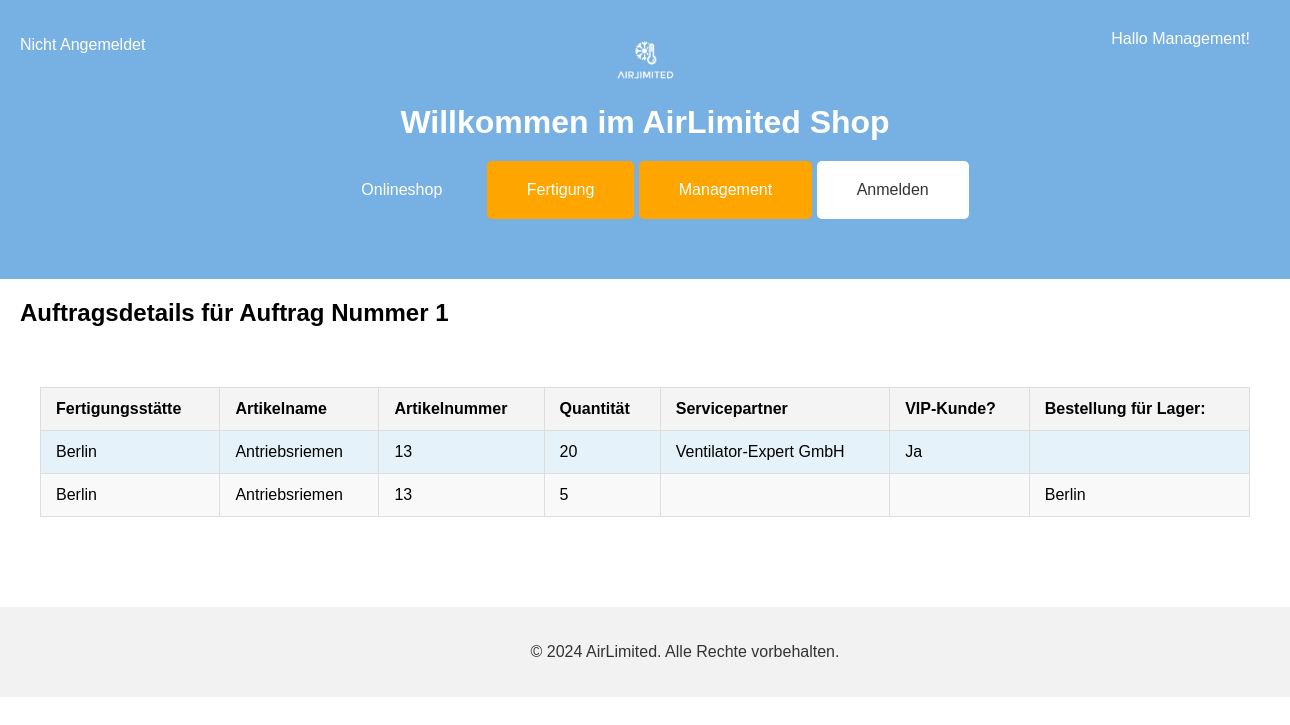
The page /auftragsdetails.php?AuftragsNr=1 on the database its author committed.
### tables this page shows
CREATE TABLE IF NOT EXISTS `gehoert_zu` (
  `AuftragsNr` int(11) NOT NULL,
  `BestellNr` int(11) NOT NULL,
  `Quantitaet` int(11) DEFAULT NULL,
  `Versandt` varchar(5) DEFAULT 'Nein',
  PRIMARY KEY (`AuftragsNr`,`BestellNr`),
  KEY `gehört_zu_BestellNr` (`BestellNr`),
  CONSTRAINT `gehört_zu_AuftragsNr` FOREIGN KEY (`AuftragsNr`) REFERENCES `auftrag` (`AuftragsNr`) ON DELETE NO ACTION ON UPDATE NO ACTION,
  CONSTRAINT `gehört_zu_BestellNr` FOREIGN KEY (`BestellNr`) REFERENCES `bestellung` (`BestellNr`) ON DELETE NO ACTION ON UPDATE NO ACTION
);

CREATE TABLE IF NOT EXISTS `fertigung` (
  `FertigungsNr` int(11) NOT NULL AUTO_INCREMENT,
  `Straße` varchar(50) DEFAULT NULL,
  `HausNr` int(11) DEFAULT NULL,
  `PLZ` varchar(50) DEFAULT NULL,
  `Stadt` varchar(50) DEFAULT NULL,
  `Land` varchar(50) DEFAULT NULL,
  `TelefonNr` varchar(50) DEFAULT NULL,
  `Passwort` int(11) DEFAULT NULL,
  PRIMARY KEY (`FertigungsNr`)
);

CREATE TABLE IF NOT EXISTS `sku` (
  `SKUNr` int(11) NOT NULL AUTO_INCREMENT,
  `Name` varchar(20) NOT NULL,
  `Standardlosgroeße` int(11) NOT NULL DEFAULT 0,
  `Laenge` float DEFAULT NULL,
  `Breite` float DEFAULT NULL,
  `Hoehe` float DEFAULT NULL,
  `Gewicht` float DEFAULT NULL,
  `Beschreibung` varchar(200) DEFAULT NULL,
  `Preis` float DEFAULT NULL,
  `Foto` varchar(50) DEFAULT NULL,
  `Art` varchar(50) DEFAULT NULL,
  `Verfuegbarkeit` varchar(50) DEFAULT NULL,
  `Fertigungsanweisungen` varchar(50) DEFAULT NULL,
  PRIMARY KEY (`SKUNr`)
);

CREATE TABLE IF NOT EXISTS `auftrag` (
  `AuftragsNr` int(11) NOT NULL AUTO_INCREMENT,
  `Auftragsdatum` datetime DEFAULT NULL,
  `Status` varchar(50) DEFAULT 'In Auftrag',
  `Enddatum` datetime DEFAULT NULL,
  `FertigungsNr` int(11) DEFAULT NULL,
  `SKUNr` int(11) NOT NULL,
  `Reihenfolge` int(11) DEFAULT NULL,
  PRIMARY KEY (`AuftragsNr`),
  KEY `auftrag SKUNr1` (`SKUNr`),
  KEY `auftrag FertigungsNr` (`FertigungsNr`),
  KEY `Reihenfolge` (`Reihenfolge`),
  CONSTRAINT `auftrag FertigungsNr` FOREIGN KEY (`FertigungsNr`) REFERENCES `fertigung` (`FertigungsNr`) ON DELETE NO ACTION ON UPDATE NO ACTION,
  CONSTRAINT `auftrag SKUNr1` FOREIGN KEY (`SKUNr`) REFERENCES `sku` (`SKUNr`) ON DELETE NO ACTION ON UPDATE NO ACTION
);

CREATE TABLE IF NOT EXISTS `servicepartner` (
  `ServicepartnerNr` int(11) NOT NULL AUTO_INCREMENT,
  `Firmenname` varchar(50) DEFAULT NULL,
  `Nachname Kontaktperson` varchar(50) DEFAULT NULL,
  `Vorname Kontaktperson` varchar(50) DEFAULT NULL,
  `Straße` varchar(50) DEFAULT NULL,
  `HausNr` int(11) DEFAULT NULL,
  `Stadt` varchar(50) DEFAULT NULL,
  `PLZ` varchar(50) DEFAULT NULL,
  `Land` varchar(50) DEFAULT NULL,
  `TelefonNr` varchar(50) DEFAULT NULL,
  `E-Mail` varchar(50) DEFAULT NULL,
  `VIPKunde` varchar(5) DEFAULT 'Nein',
  `Passwort` int(11) DEFAULT NULL,
  PRIMARY KEY (`ServicepartnerNr`)
);

CREATE TABLE IF NOT EXISTS `lager` (
  `LagerNr` int(11) NOT NULL AUTO_INCREMENT,
  `Lagerstandort` varchar(50) DEFAULT NULL,
  `Straße` varchar(50) DEFAULT NULL,
  `HausNr` int(11) DEFAULT NULL,
  `PLZ` varchar(50) DEFAULT NULL,
  `Land` varchar(50) DEFAULT NULL,
  `Verantwortlicher Vormane` varchar(50) DEFAULT NULL,
  `Verantwortlicher Nachname` varchar(50) DEFAULT NULL,
  `TelefonNr` varchar(50) DEFAULT NULL,
  `Passwort` int(11) DEFAULT NULL,
  PRIMARY KEY (`LagerNr`)
);

### db_class.php (called while the page is built, shortened)
<?php
class DBConnector
{
	private $database = null;
	public function connect()
	{
		$this->database = mysqli_connect(DB_HOST, DB_USER, DB_PASSWORD) or die('Verbindung schlug fehl: '.mysqli_error($this->database));
		mysqli_select_db($this->database, DB_NAME) or die('Verbindung schlug fehl: '.mysqli_error($this->database));
		mysqli_query($this->database, "SET CHARSET 'utf8'") or die('Verbindung schlug fehl: '.mysqli_error($this->database));
		mysqli_query($this->database, "SET NAMES 'UTF8'") or die('Verbindung schlug fehl: '.mysqli_error($this->database));
	}
	static public function fetchEntity($QueryResult)
	{
		return mysqli_fetch_object($QueryResult);
	}
	static public function fetchEntityArray($QueryResult)
	{
		$result = array();
		while( $item = DBConnector::fetchEntity($QueryResult) )
			$result[] = $item;
		return $result;
	}
	public function query($Query)
	{
		$result = mysqli_query($this->database, $Query);
		return $result;
	}
	public function getEntityArray($Query)
	{
		$result = $this->query($Query);
		if( $result )
			return $this->fetchEntityArray($result);
		else
			return false;
	}
}
?>

### auftragsdetails.php (the view, shortened to what this page needs)
<?php
    if (isset($_SESSION['userType']) && isset($_SESSION['userID'])) {
        $userType = $_SESSION['userType'];
        $userID = $_SESSION['userID'];
        $userTypeText = "Angemeldet als: " . $userType . " ";
        $userIDText = $userID . "<br>";
    } else {
        $userTypeText = "Nicht Angemeldet". "<br>";
    }
    require_once "db_class.php";
    $DBServer   = 'localhost';
	$DBHost     = 'airlimited';
	$DBUser     = 'root';
	$DBPassword = '';
	$db = new DBConnector($DBServer, $DBHost, $DBUser, $DBPassword);
	$db->connect();
    if (isset($_GET['AuftragsNr'])) {
        $auftragsNr = (int)$_GET['AuftragsNr'];
        $query = 'SELECT fertigung.Stadt, sku.Name, auftrag.SKUNr, gehoert_zu.Quantitaet, servicepartner.Firmenname, lager.Lagerstandort, servicepartner.VIPKunde, lager.Lagerstandort
        FROM gehoert_zu
        LEFT JOIN bestellung ON gehoert_zu.BestellNr = bestellung.BestellNr
        LEFT JOIN auftrag ON gehoert_zu.AuftragsNr = auftrag.AuftragsNr
        LEFT JOIN sku ON auftrag.SKUNr = sku.SKUNr
        LEFT JOIN servicepartner ON bestellung.ServicepartnerNr = servicepartner.ServicepartnerNr
        LEFT JOIN lager ON bestellung.LagerNr = lager.LagerNr
        LEFT JOIN fertigung ON auftrag.FertigungsNr = fertigung.FertigungsNr
        WHERE gehoert_zu.AuftragsNr = ' . $auftragsNr;
        $result = $db->getEntityArray($query);
    }
?>
<!DOCTYPE html>
<html lang="de">
<head>
    <link rel="stylesheet" href="styles.css">
</head>
<body>
   <header>
        <div class="logo">
            <img src="logo.png" alt="AirLimited Logo">
        </div>
        <h1>Willkommen im AirLimited Shop</h1>
        <nav>
            <button onclick="window.location.href='onlineshop.php'">Onlineshop</button>
            <button onclick="window.location.href='fertigung.php'" class="fertigung-btn">Fertigung</button>
            <button onclick="window.location.href='management.php'" class="management-btn">Management</button>
            <button onclick="window.location.href='index.php'" class="login-btn">Anmelden</button>
        </nav>
        <div class="account-buttons">
            <button onclick="window.location.href='management.php'">Hallo Management!</button>
        </div>
        <div class="meine-logindaten">
        <p>
            <?php
                echo $userTypeText;
            ?>
        </p>
    </div>
    </header>
<h2>Auftragsdetails für Auftrag Nummer  <?php echo( $auftragsNr)  ?> </h2>
<main>
    <table>
        <thead>
            <tr>
                <th>Fertigungsstätte</th>
                <th>Artikelname</th>
                <th>Artikelnummer</th>
                <th>Quantität</th>
                <th>Servicepartner</th>
                <th>VIP-Kunde?</th>
                <th>Bestellung für Lager:</th>
            </tr>
        </thead>
        <tbody>
            <?php
            if ($result) {
                foreach ($result as $auftrag) {
                    echo '<tr>';
                    echo '<td>' . $auftrag->Stadt . '</td>';
                    echo '<td>' . $auftrag->Name . '</td>';
                    echo '<td>' . $auftrag->SKUNr . '</td>';
                    echo '<td>' . $auftrag->Quantitaet . '</td>';
                    echo '<td>' . $auftrag->Firmenname . '</td>';
                    echo '<td>' . $auftrag->VIPKunde . '</td>';
                    echo '<td>' . $auftrag->Lagerstandort . '</td>';
                    echo '</tr>';
                }
            } else {
                echo '<tr><td colspan="7">Keine Bestellungen gefunden.</td></tr>';
            }
            ?>
        </tbody>
    </table>
</main>
<footer>
    <p>&copy; 2024 AirLimited. Alle Rechte vorbehalten.</p>
</footer>
</body>
</html>

### styles.css (style rules this page uses)
body { font-family: Arial, sans-serif; margin: 0; padding: 0; }
header { background-color: #77b0e3; color: white; padding: 40px; display: flex; flex-direction: column; align-items: center; }
header h1 { margin: 0; margin-top: 20px; }
h2 { text-align: left; margin-left: 20px; margin-top: 20px; margin-bottom: 20px; }
.logo img { height: 40px; }
nav { margin-top: 20px; }
nav button { margin-bottom: 20px; background-color: #77b0e3; border: none; color: white; padding: 20px 40px; text-align: center; text-decoration: none; display: inline-block; font-size: 16px; cursor: pointer; border-radius: 5px; }
.login-btn { background-color: white; color: #333; }
.management-btn, .fertigung-btn { background-color: #ffa500; }
.account-buttons { position: absolute; top: 20px; right: 20px; }
.account-buttons button { background-color: #77b0e3; border: none; color: white; padding: 10px 20px; text-align: center; text-decoration: none; font-size: 16px; cursor: pointer; border-radius: 5px; }
.meine-logindaten { position: absolute; top: 20px; left: 20px; }
.meine-logindaten p { color: white; text-align: left; text-decoration: none; font-size: 16px; }
main { padding: 40px; }
footer { background-color: #f2f2f2; color: #333; padding: 20px 40px; position: relative; bottom: 0; width: 100%; text-align: center; margin-top: 50px; }
table { width: 100%; border-collapse: collapse; }
th, td { padding: 12px 15px; text-align: left; border: 1px solid #ddd; }
th { background-color: #f4f4f4; }
tr:nth-child(even) { background-color: #f9f9f9; }
tr:nth-child(odd) { background-color: #e6f2fa; }

### rows shown on the page
gehoert_zu: fertigung.Stadt "Berlin", sku.Name "Antriebsriemen", AuftragsNr.SKUNr "13", Quantitaet "20", servicepartner.Firmenname "Ventilator-Expert GmbH", servicepartner.VIPKunde "Ja"
gehoert_zu: fertigung.Stadt "Berlin", sku.Name "Antriebsriemen", AuftragsNr.SKUNr "13", Quantitaet "5", lager.Lagerstandort "Berlin"

### other values the page prints
$auftragsNr "1"
